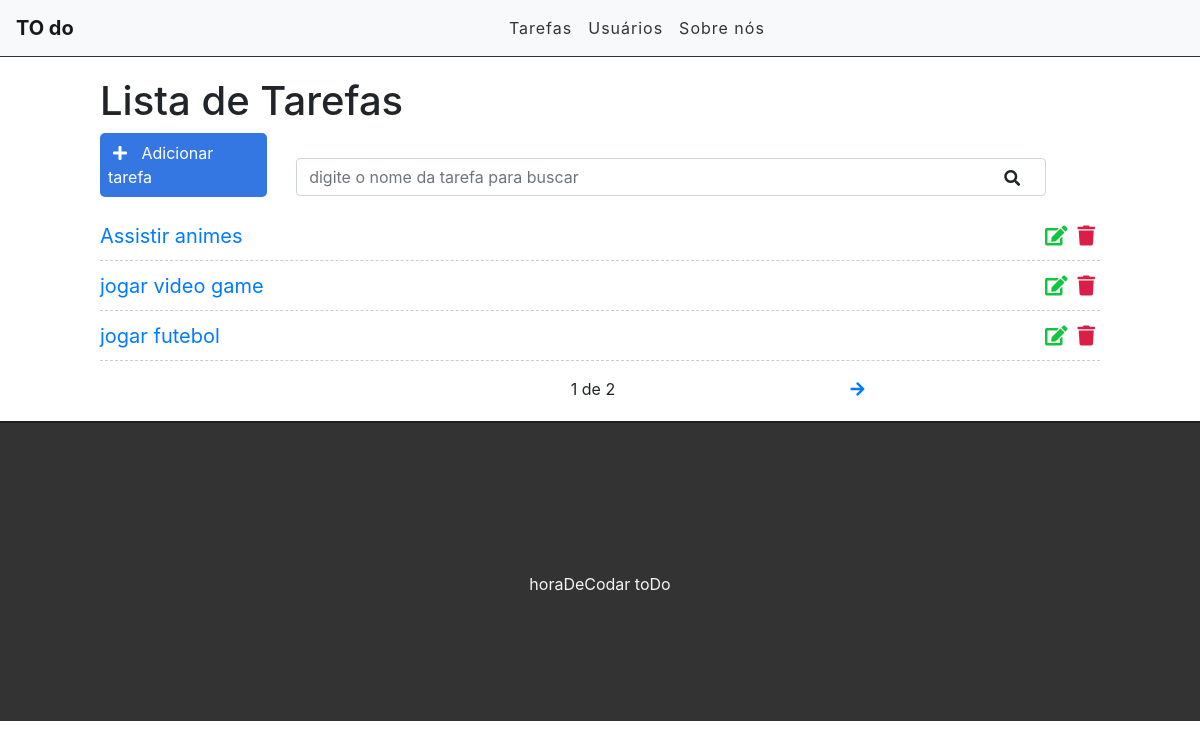
/, run on an earlier commit of the app's database.
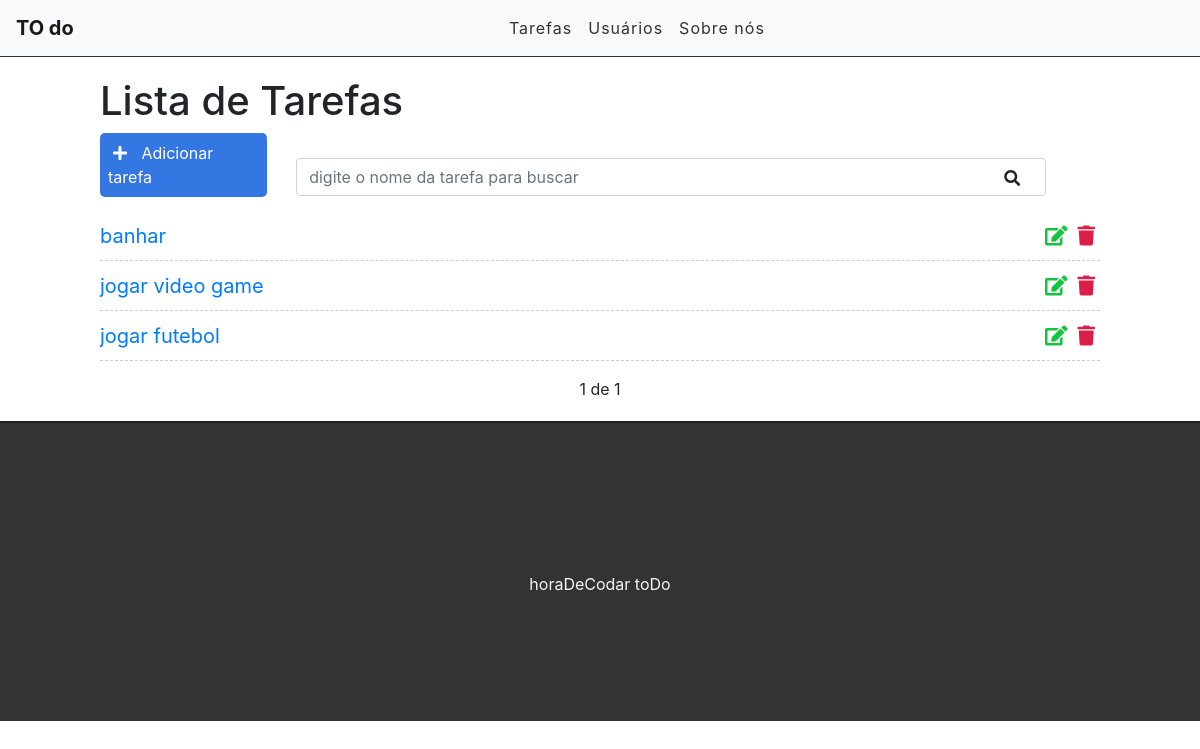
And on a later commit of the database.
### tasks/models.py (models this page shows, shortened)
class Task(models.Model):
    STATUS = (
        ('doing','Realizando'),
        ('done', 'Não Realizada'),
    )
    title = models.CharField(max_length=255)
    description = models.TextField()
    done = models.CharField(max_length=20, choices= STATUS,)
    created_at = models.DateTimeField(auto_now_add=True)
    updated_at = models.DateTimeField(auto_now=True)

### tasks/views.py (the view)
# urls.py: path('', views.taskList , name='task-list'),
def taskList(request):
    tasks_list = Task.objects.all().order_by('-created_at')
    paginator = Paginator(tasks_list,3)
    page = request.GET.get('page')
    tasks = paginator.get_page(page)
    return render(request, 'tasks/list.html', {'tasks': tasks})

### tasks/templates/tasks/list.html (shortened to what this page needs)
{% extends 'base.html' %}
    {% block content %}
       <div class="offset-1 col-10 list-div">
          <h1>Lista de Tarefas</h1>
          <a id="add-link" href="newtask/">
             <div class="col-2 add-div">
                 <i class="fas fa-plus"></i> Adicionar tarefa
             </div>
          </a>
          <div class="col-9 search-div">
             <input class="form-control" type="text" id="search" name="search" placeholder="digite o nome da tarefa para buscar">
             <i class="fas fa-search"></i>
          </div>
          <ul class="task-list">
              {% for task in tasks %}
              <li class="task-item">
                 <span><a href="/task/{{task.id }}">{{ task.title }}</a></span>
                 <a href="delete/{{ task.id }} "class="delete-btn"><span><i class="fas fa-trash"></i></span></a>
                 <a href="edit/{{ task.id }}"><span><i class="fas fa-edit"></i></span></a>
              </li>
              {% endfor %}
          </ul>
          <div class="pagination">
              <span class="current">
                  {{ tasks.number }} de {{ tasks.paginator.num_pages }}
              </span>
              <span class="step-links">
                  {% if tasks.has_next %}
                     <a href="?page={{ tasks.next_page_number }}"><i class="fas fa-arrow-right"></i></a>
                  {% endif %}
              </span>
          </div>
       </div>
    {% endblock %}

What changed in the data, as far as the page shows it:
removed Task: title "Assistir animes"
added Task: title "banhar"
Also different on the page:
{{ tasks.paginator.num_pages }}: "2" → "1"
